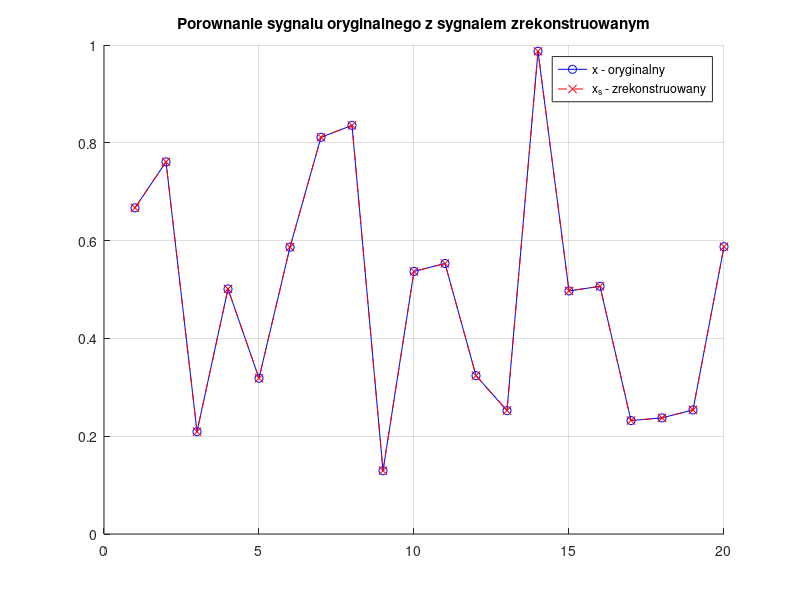

Write MATLAB code to recreate this figure.
close all;
clear all;
clc;

N=20;
A=randn(N);

%Sprawdzam ortogonalnosc/ortonormalnosc macierzy A
ortogonalna = 1;
ortonormalna = 1;
for i=1:N
    for j=i:N
        if (i~=j &&  abs(sum(A(i,:).*conj(A(j,:)))) > 1e-12)
            ortogonalna = 0;
        elseif (i==j &&  abs(sum(A(i,:).*conj(A(j,:))) - 1) > 1e-12)
            ortonormalna = 0;
        end
    end
end

if (ortogonalna == 1 && ortonormalna == 1)
    disp('Macierz A jest ortonormalna');
elseif (ortogonalna == 1)
    disp('Macierz A jest ortogonalna');
else
    disp('Macierz A nie jest ortogonalna');
end


S=inv(A);
%disp(A*S);

x=rand(1,N);    %generowanie sygnalu losowego
X=A*x';         %analiza
x_s=S*X;        %rekonstrukcja (synteza)

%Sprawdzenie czy sygnaly x i x_s sa identyczne
flag = 0;
for i=1:N
    if (abs(x(i) - x_s(i)) > 1e-12)
        flag = 1;
        break;
    end
end

if flag == 1
    disp('Sygnaly x i x_s nie sa identyczne - rekonstrukcja nie jest perfekcyjna');
else
    disp('Sygnaly x i x_s sa identyczne - rekonstrukcja jest perfekcyjna');
end

figure(1);
hold all;
plot(x', 'b-o');
plot(x_s, 'r--x');
title('Porownanie sygnalu oryginalnego z sygnalem zrekonstruowanym');
legend('x - oryginalny', 'x_s - zrekonstruowany');
grid;